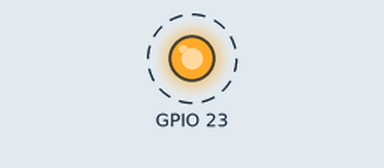
This program was run on a simulated Raspberry Pi (BCM pin numbers). Parts: output pins drawn as LEDs (lit = HIGH). Dashed ring = blinking.

Above: at 0.2 s.
Timing chart, 0 to 3.0 s (numbered marks = the images above):
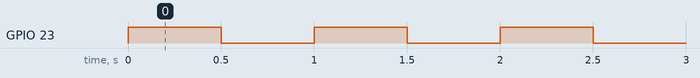

Measured:
- by itself, GPIO 23: alternates HIGH for 0.50 s and LOW for 0.50 s

The program:

blink.py
```python
#!/usr/bin/env python

import RPi.GPIO as GPIO
import time

def setup():
    GPIO.setmode(GPIO.BCM)
    GPIO.setwarnings(False)
    GPIO.setup(23,GPIO.OUT)

def blink():
    while True:
        GPIO.output(23,GPIO.HIGH)
        time.sleep(0.5)
        GPIO.output(23,GPIO.LOW)
        time.sleep(0.5)

setup()
try:
    blink()
except KeyboardInterrupt:
    GPIO.output(23,GPIO.LOW)
    exit()
```
